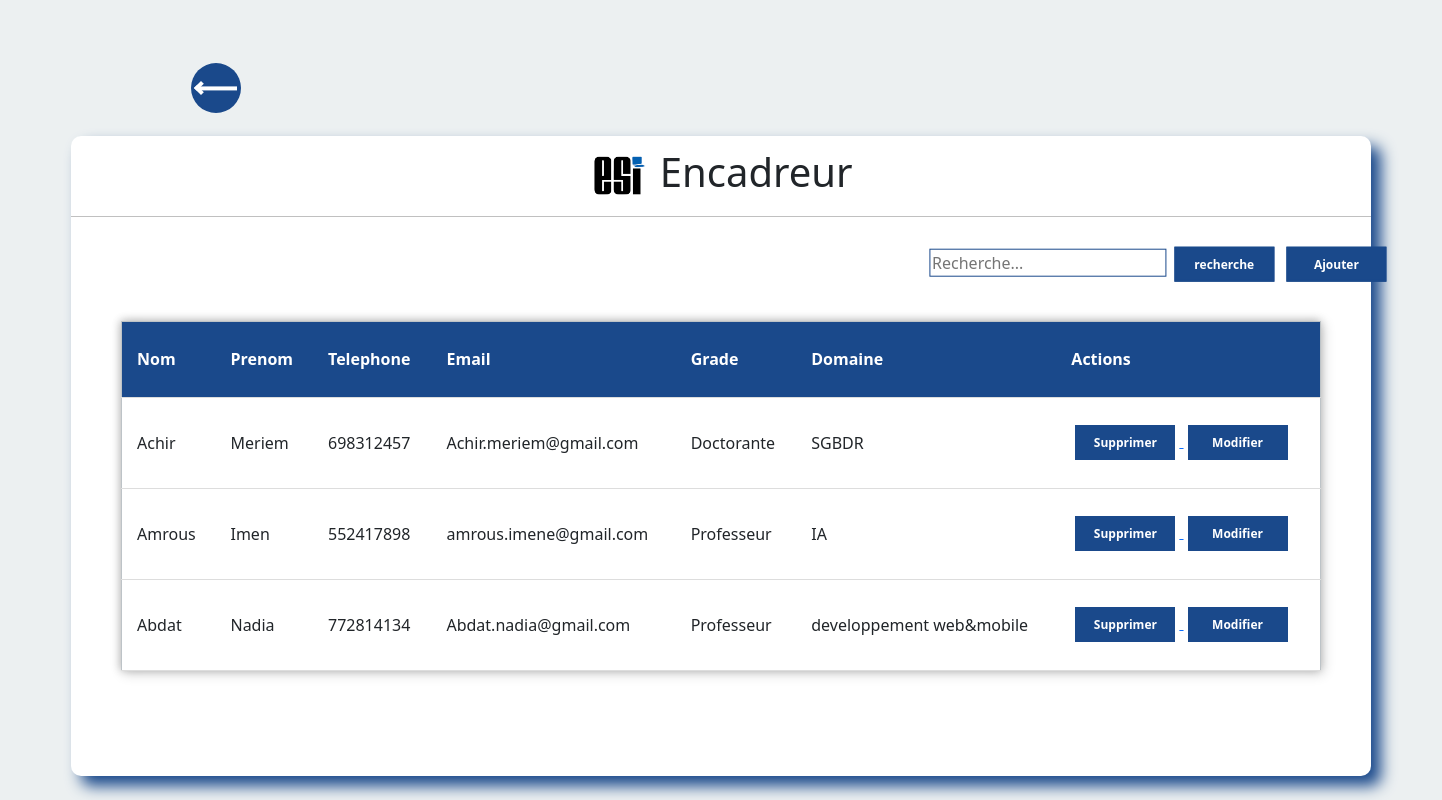
/GE/, run on the app's committed database.
### satgesiV2/models.py (models this page shows, shortened)
class Encadreur(models.Model):
    Nomncadreur  =models.CharField(max_length=50)
    PrenomEncadreur  =models.CharField(max_length=50)
    Telephone = models.PositiveIntegerField()
    Mail = models.EmailField()
    grade  =models.CharField(max_length=50)
    domaineInteret  =models.CharField(max_length=50)

### satgesiV2/views.py (the view)
# urls.py: path('GE/',Gencadreur,name="GE"),
def Gencadreur (request):
    Encadreurss = Encadreur.objects.all()
    return render(request,'Gencadreur.html', {'Ec':Encadreurss })

### satgesiV2/templates/Gencadreur.html (shortened to what this page needs)
<!DOCTYPE html>
<html lang="en">
    <head>
      <link href="https://cdn.jsdelivr.net/npm/bootstrap@5.1.3/dist/css/bootstrap.min.css" rel="stylesheet">
        <link rel="stylesheet" href="/static/css/Gpromoteur.css">
    </head>
<body>
    <ul>
    <li class ="prev"><span></span></li>
    </ul>
    <div class="center">
        <h1> <img src="/static/png/icon3.png" alt="logo du site " width= "60" > Encadreur </h1>
            <div class="main">
              <div class="btn">
            <form action="{% url 'rechE' %}" method="POST"  >
              <input type="search" name="q" placeholder="Recherche...">
              <button type="submit">recherche</button>
              <a href="{% url 'createE'%}">
                <button type="button">Ajouter</button>
                </a>
            </form>
              </div>
            </div>
          <form>
             <table>
               <tr id="header">
                 <th>Nom </th>
                 <th>Prenom</th>
                 <th>Telephone</th>
                 <th>Email</th>
                 <th>Grade</th>
                 <th>Domaine</th>
                 <th>Actions</th>
               </tr>
               {% for item in Ec %}
               <tr>
                 <td>{{item.Nomncadreur}}</td>
                 <td>{{item.PrenomEncadreur}}</td>
                 <td>{{item.Telephone }}</td>
                 <td>{{item.Mail }}</td>
                 <td>{{item.grade}}</td>
                 <td>{{item.domaineInteret}}</td>
                 <td>
                  <a href="{% url 'supE' item.id  %}">
                  <button type="button">Supprimer</button>
                </a>
               <a href="{% url 'modifE' item.id  %}">
                  <button type="button">Modifier</button>
              </a>
                 </td>
               </tr>
               {%endfor%}
             </table>
            </form>
    </div>
</body>
</html>

### satgesiV2/static/css/Gpromoteur.css (style rules this page uses)
body { margin: 0; padding: 0; background: #ecf0f1; height: 100vh; overflow: hidden; }
ul { position: absolute; top:11%; left:15%; transform: translate(-50%, -50%); margin: 0; padding: 0; display: flex; }
ul li { list-style: none; width: 50px; height: 50px; background-color: rgb(26,73,139); margin: 0 15px; border-radius: 50%; transition: .5s; }
ul li span { position: absolute; width: 10px; height: 10px; border:4px solid white ; transition: .5s; }
ul li.prev span { top:50%; left: 20px; transform: translateY(-50% ) rotate(-45deg); border-right: none; border-bottom: none; }
ul li.prev span:before { content: ''; position: absolute; width: 38px; height: 4px; background-color: white; transform-origin: left; transform:rotate(45deg) translate(-2px,-1px); scroll-snap-type-x: 0; transition: .5s; }
.center { position: absolute; top: 57%; left: 50%; transform: translate(-50%, -50%); width: 1300px; height: 80vh; background: white; border-radius: 10px; box-shadow: 10px 10px 15px rgb(26,73,139); }
.center h1 { text-align: center; padding: 10px 0; border-bottom: 1px solid silver; }
.center form { padding: 0 150px; box-sizing: border-box; }
table { position: absolute; left: 50%; top: 50%; margin-top: 40px; transform: translate(-50%, -50%); border-collapse: collapse; width: 1200px; height: 350px; border: 1px solid #bdc3c7; box-shadow: 2px 2px 12px rgba(0, 0, 0, 0.2), -1px -1px 8px rgba(0, 0, 0, 0.2); }
tr { transition: all .2s ease-in; cursor: pointer; }
th, td { padding: 15px; text-align: left; border-bottom: 1px solid #ddd; }
#header { background-color: rgb(26,73,139); color: #fff; }
.center form button { font-size: 12px; color: #fff; text-align:center; font-weight: bold; border: 2px solid rgb(26,73,139); background-color: rgb(26,73,139); width: 100px; height: 35px; margin: 0 4px; }
.main { position: absolute; right: 290px; transform: translate(60%, 30%); }
input { border:1px solid rgb(26,73,139); }

### data on the page
Encadreur: Nomncadreur "Achir", PrenomEncadreur "Meriem", Telephone "698312457", Mail "Achir.meriem@gmail.com", grade "Doctorante", domaineInteret "SGBDR"
Encadreur: Nomncadreur "Amrous", PrenomEncadreur "Imen", Telephone "552417898", Mail "amrous.imene@gmail.com", grade "Professeur", domaineInteret "IA"
Encadreur: Nomncadreur "Abdat", PrenomEncadreur "Nadia", Telephone "772814134", Mail "Abdat.nadia@gmail.com", grade "Professeur", domaineInteret "developpement web&mobile"
